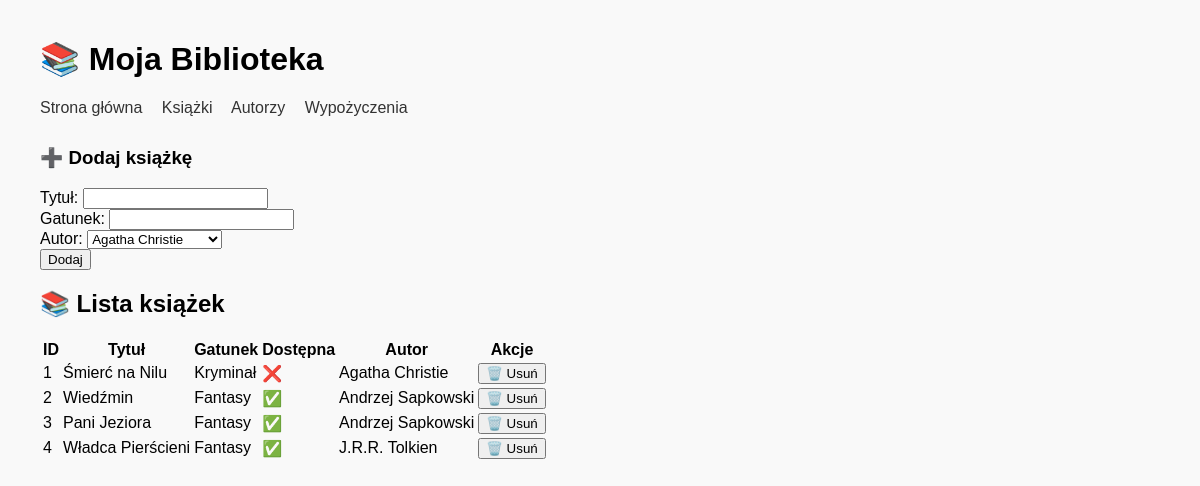
Before: /books with the older database file.
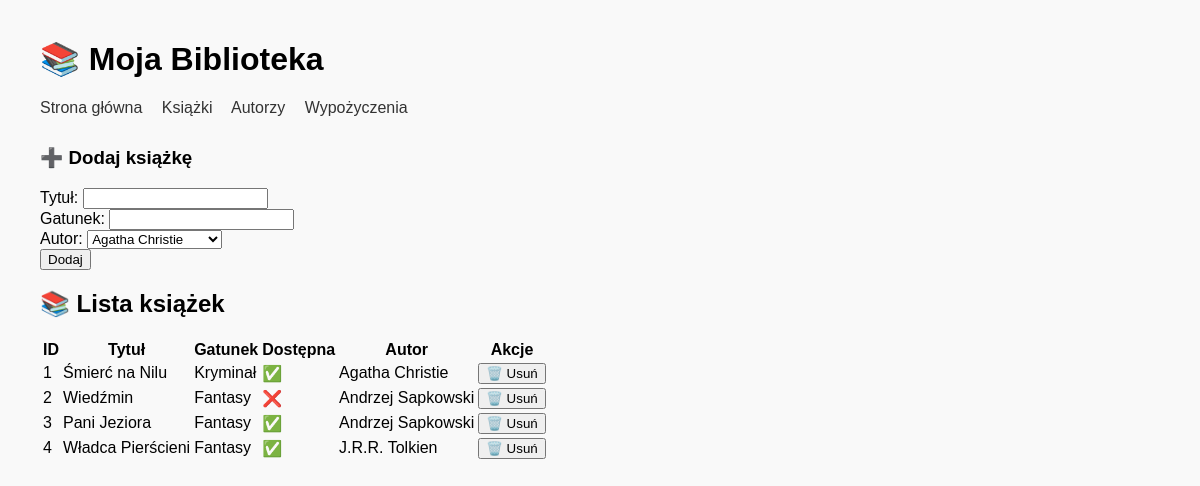
After: the same page with the newer database file.
### app/models.py (models this page shows, shortened)
class Book(db.Model):
    __tablename__ = "books"
    id = db.Column(db.Integer, primary_key=True)
    author_id = db.Column(db.Integer, db.ForeignKey("authors.id"), nullable=False)
    title = db.Column(db.String(200), nullable=False)
    genre = db.Column(db.String(100))
    available = db.Column(db.Boolean, default=True)
    borrowings = db.relationship("Borrowings", backref="book", lazy="dynamic")

class Author(db.Model):
    __tablename__ = "authors"
    id = db.Column(db.Integer, primary_key=True)
    name = db.Column(db.String(100), nullable=False)
    surname = db.Column(db.String(100), nullable=False)
    nationality = db.Column(db.String(100))
    books = db.relationship("Book", backref="author", lazy="dynamic")

### app/routes.py (the view, shortened to what this page needs)
@app.route("/books", strict_slashes=False, methods=["GET", "POST"])
def books():
    all_books = Book.query.all()
    all_authors = Author.query.all()
    return render_template("books.html", books=all_books, authors=all_authors)

### app/templates/books.html (shortened to what this page needs)
{% extends "base.html" %}
{% block content %}
<h3>➕ Dodaj książkę</h3>
<form method="POST">
    <label for="title">Tytuł:</label>
    <input type="text" name="title" required><br>
    <label for="genre">Gatunek:</label>
    <input type="text" name="genre"><br>
    <label for="author_id">Autor:</label>
    <select name="author_id" required>
        {% for author in authors %}
        <option value="{{ author.id }}">{{ author.name }} {{ author.surname }}</option>
        {% endfor %}
    </select><br>
    <button type="submit">Dodaj</button>
</form>
<h2>📚 Lista książek</h2>
<table>
    <tr>
        <th>ID</th>
        <th>Tytuł</th>
        <th>Gatunek</th>
        <th>Dostępna</th>
        <th>Autor</th>
        <th>Akcje</th>
    </tr>
    {% for book in books %}
    <tr>
        <td>{{ book.id }}</td>
        <td>{{ book.title }}</td>
        <td>{{ book.genre }}</td>
        <td>{{ "✅" if book.available else "❌" }}</td>
        <td>{{ book.author.name }} {{ book.author.surname }}</td>
        <td>
            <form method="POST" action="{{ url_for('delete_book', book_id=book.id) }}" style="display:inline;">
                <button type="submit" onclick="return confirm('Czy na pewno chcesz usunąć tę książkę?')">🗑️
                    Usuń</button>
            </form>
        </td>
    </tr>
    {% endfor %}
</table>
{% endblock %}

Changed rows visible on the page:
changed Book "Śmierć na Nilu": available "❌" → "✅"
changed Book "Wiedźmin": available "✅" → "❌"
